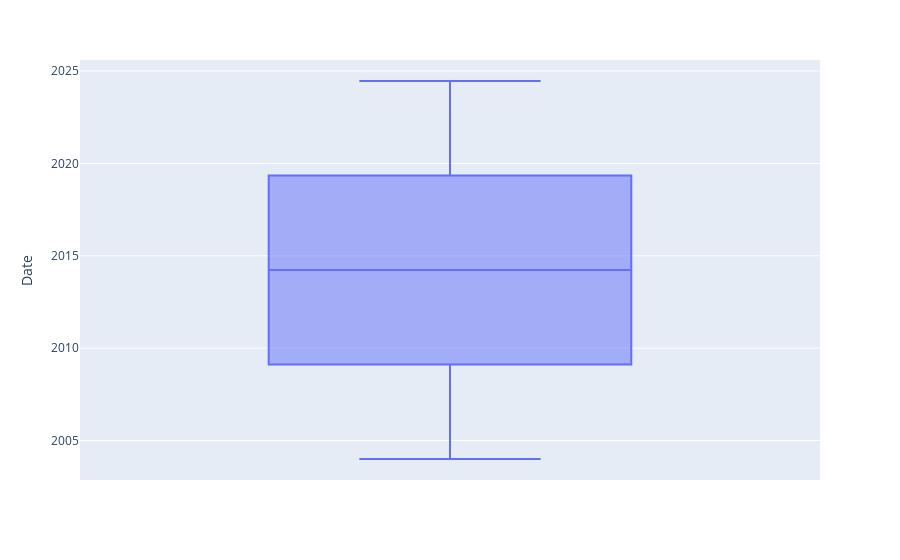

Notebook code for this chart:
### Markdown cell above
# Preparando os Dados

### Code cell
# preparando os dataset
px.box(df, y='Date')

### Figure 1 — Plotly figure (JSON) as saved in the notebook; plotly's stock layout.template omitted (floating-point values rounded to 4 significant figures; data arrays with more than 128 entries replaced by an {"elided": "..."} marker saying what was removed)
{"data": [{"alignmentgroup": "True", "hovertemplate": "Date=%{y}<extra></extra>", "legendgroup": "", "marker": {"color": "#636efa"}, "name": "", "notched": false, "offsetgroup": "", "orientation": "v", "showlegend": false, "type": "box", "x0": " ", "xaxis": "x", "y": {"elided": "5150 str values"}, "y0": " ", "yaxis": "y"}], "layout": {"boxmode": "group", "legend": {"tracegroupgap": 0}, "margin": {"t": 60}, "xaxis": {"anchor": "y", "domain": [0, 1]}, "yaxis": {"anchor": "x", "domain": [0, 1], "title": {"text": "Date"}}}}
